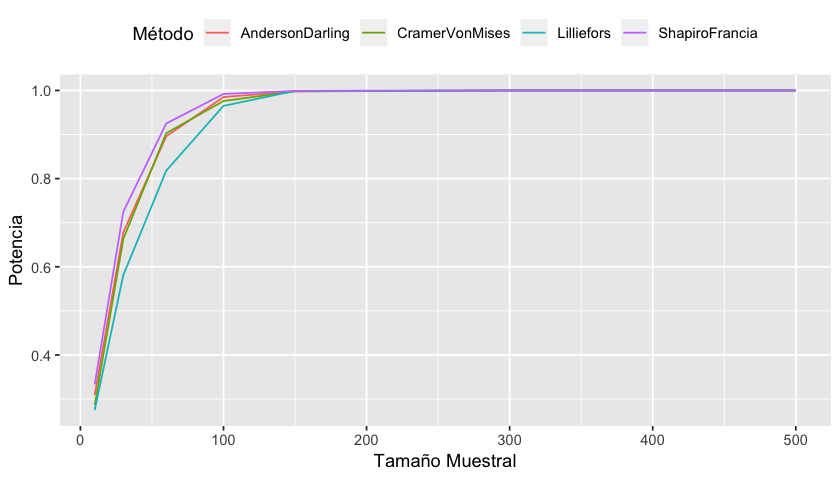

R code for this plot:
rm(list = ls())

library(nortest)

library(magrittr)
library(dplyr, warn.conflicts = FALSE)
library(tidyr, warn.conflicts = FALSE)
library(reshape2, warn.conflicts = FALSE)
library(ggplot2)

AlternativeHypothesisGenerator <- function(n) {
  rt(n, df = 2)  # Generador de valores procedentes de una distribución t_2.
}

PowerTest <- function(test, n, alpha = 0.05, nsim = 1000,
                      generator = AlternativeHypothesisGenerator){
  mean(replicate(nsim, test(generator(n))$p.value < alpha))
}

LillieforsPower <- function(n, ...) {
  PowerTest(lillie.test, n, ...)
}

CramerVonMisesPower <- function(n, ...) {
  suppressWarnings(PowerTest(cvm.test, n, ...))
}

AndersonDarlingPower <- function(n, ...) {
  PowerTest(ad.test, n, ...)
}

ShapiroFranciaPower <- function(n, ...) {
  PowerTest(sf.test, n, ...)
}

results <-
  data.frame(n = c(10, 30, 60, 100, 150, 300, 500)) %>%
  rowwise() %>%
  mutate(Lilliefors      = LillieforsPower(n),
         CramerVonMises  = CramerVonMisesPower(n),
         AndersonDarling = AndersonDarlingPower(n),
         ShapiroFrancia  = ShapiroFranciaPower(n))

results.plot <- results %>%
    gather(method, value, - n) %>%
    ggplot(aes(x = n, y = value, colour = method)) +
        geom_line() +
        theme(legend.position = "top") +
        xlab("Tamaño Muestral") +
        ylab("Potencia") +
        labs(colour = "Método")

write.csv(results, "normality-testing.csv", row.names = FALSE, quote = FALSE)
ggsave("normality-testing.png", results.plot, width = 7, height = 4, dpi = 120)
